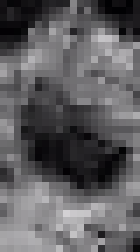
#> input picture 01_FALL_PROGRESS/1A_synthetic_fouling/image_files/dust1.png, 20 x 36 px (shown 7 times larger)
$ python z_fouling_blender.py
#> lines starting #> are read from the running program, lines starting #| are printed output that depends on the picture
#> further down, fouling_im is the input picture: shape (36, 20, 3); mean B, G, R 96.4, 93.9, 95.1
import time
import random

import cv2
import numpy as np
from skimage import filters

# constant values
MAX_INTENSITY_FACTOR = 1.4
MIN_INTENSITY_FACTOR = 0.8

MAX_BLUR_STRENGTH = 0.8
MIN_BLUR_STRENGTH = 0.0


def make_fouling_spot(dust_img, rows, cols, rand_intensity=True, rand_blur=True):
	# make the tiled image using the dust sample
#> called with rows = 8, cols = 15, rand_intensity = True, rand_blur = True
	h, w, c = dust_img.shape
#> h = 36; w = 20; c = 3
	dust_cloud = np.zeros((h * rows, w * cols, c), dust_img.dtype)
	for row in range(rows):
		for col in range(cols):
			dust_cloud[row * h:(row + 1) * h, col * w:(col + 1) * w, :] = dust_img[:, :, :]
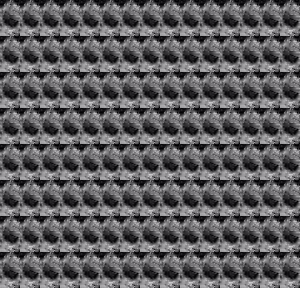
#> dust_cloud: shape (288, 300, 3); mean B, G, R 96.4, 93.9, 95.1

	# shift intensity if enabled
	if rand_intensity:
		intensity_factor = random.uniform(MIN_INTENSITY_FACTOR, MAX_INTENSITY_FACTOR)
		# print('Intensity scale factor: {}'.format(intensity_factor))
		dust_cloud = np.uint8(intensity_factor * dust_cloud.astype(np.float32))
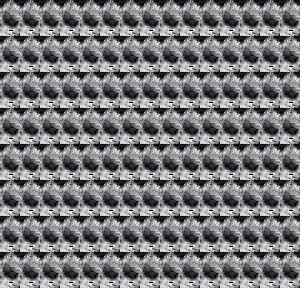
#> dust_cloud: shape (288, 300, 3); mean B, G, R 123.3, 120.7, 121.9

	# apply blurring if enabled
	if rand_blur:
		blur_factor = random.uniform(MIN_BLUR_STRENGTH, MAX_BLUR_STRENGTH)
		# print('Blur strength factor: {}'.format(blur_factor))
		dust_cloud = np.uint8(filters.gaussian(dust_cloud, sigma=blur_factor) * 255)
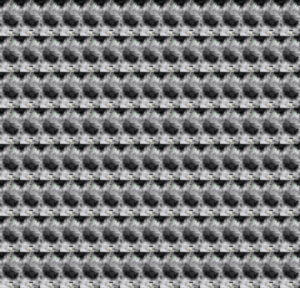
#> dust_cloud: shape (288, 300, 3); mean B, G, R 122.4, 120.9, 121.2

	# compute and apply black vignette
	h, w = dust_cloud.shape[:2]
#> h = 288; w = 300
	x_resultant_kernel = cv2.getGaussianKernel(w, w / 4.0)
	y_resultant_kernel = cv2.getGaussianKernel(h, h / 4.0)
	resultant_kernel = y_resultant_kernel * x_resultant_kernel.T
	mask = resultant_kernel / resultant_kernel.max()
	for ch in range(3):
		dust_cloud[:, :, ch] = dust_cloud[:, :, ch] * mask
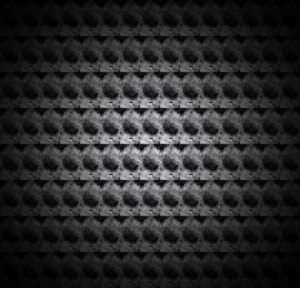
#> dust_cloud: shape (288, 300, 3); mean B, G, R 43.3, 42.7, 42.9

	return dust_cloud


def apply_fouling_spot(base_img, fouling_img):
	gray = cv2.cvtColor(base_img, cv2.COLOR_BGR2GRAY)
	thresh = cv2.threshold(gray, 0, 255, cv2.THRESH_OTSU)[0]
	alphas = cv2.threshold(gray, 0, 255, cv2.THRESH_BINARY)[1].astype(np.float32) * (1 / 255)

	for y in range(base_img.shape[0]):  # loop through pixels in y-axis
		for x in range(base_img.shape[1]):  # loop through pixels in x-axis
			for c in range(base_img.shape[2]):  # loop through color channels

				if gray[y, x] < thresh:  # if this pixel belongs to the background of raw img (not metal)
					# color pixel according to alpha values
					base_img[y, x, c] = ((1 - alphas[y, x]) * base_img[y, x, c]) + (alphas[y, x] * fouling_img[y, x, c])
				# else this pixel belongs to the foreground of raw img (the metal); color pixel same as base img

	return base_img


if __name__ == '__main__':
	# hyperparameters
	input_path = '/Users/nick_1/PycharmProjects/UWO Masters/PdM_Predictor/1B_synthetic_rain/image_files/input_sample.png'
	dust_path = './image_files/dust1.png'
	location = (600, 240)

	# ----- ----- ----- #

	input_im = cv2.imread(input_path, cv2.IMREAD_COLOR)
	fouling_im = cv2.imread(dust_path, cv2.IMREAD_COLOR)
	dc = make_fouling_spot(fouling_im, rows=8, cols=15, rand_intensity=True, rand_blur=True)
	cv2.imshow('img', dc)
	cv2.waitKey(0)

	dc_h, dc_w = dc.shape[:2]
#> dc_h = 288; dc_w = 300
	pt1_x, pt1_y = location
	pt2_x, pt2_y = pt1_x + dc_w, pt1_y + dc_h
#> pt2_x = 900; pt2_y = 528
#> (the run stopped early here; a loop or call above may not have finished)
